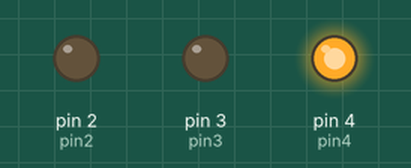
Bench run of a sketch on a simulated Arduino Uno, built with avr-gcc and run on an emulated ATmega328P. Shown: output pins drawn as LEDs (lit = HIGH).

Above: at 0.6 s.
At 1.5 s:
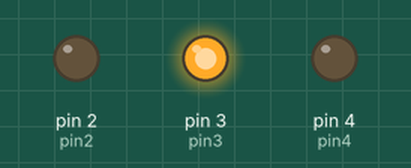
At 2.4 s:
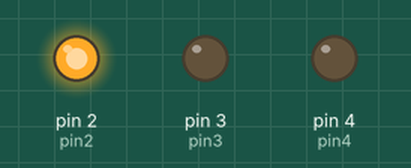
Timing chart, 0 to 3.0 s (numbered marks = the images above):
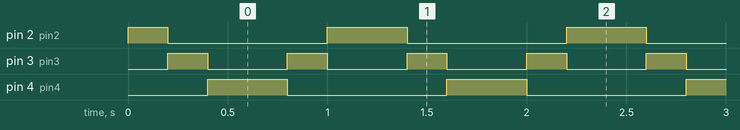

Measured:
- by itself, pin 2 (pin2): repeats every 1.2 s: LOW 0.80 s, HIGH 0.40 s
- by itself, pin 3 (pin3): alternates HIGH for 0.20 s and LOW for 0.40 s
- by itself, pin 4 (pin4): alternates HIGH for 0.40 s and LOW for 0.80 s

The sketch:

3_Led_secuencias.ino
```cpp
// Secuencias de LED

// Programar varios LEDs conectados al Arduino Uno mediante una protoboard para crear una secuencia de luces

// Definición de pines para los LEDs conectados del pin 2 al 4
int pin2 = 2;
int pin3 = 3;
int pin4 = 4;

void setup() {
  // Configurar los pines de los LEDs como salidas
  pinMode(pin2, OUTPUT);
  pinMode(pin3, OUTPUT);
  pinMode(pin4, OUTPUT);
}

void loop() {
  // Encender los LEDs en secuencia

  digitalWrite(pin2, HIGH);
  delay(200);  // Cambiar el valor para ajustar la velocidad
  digitalWrite(pin2, LOW);

  digitalWrite(pin3, HIGH);
  delay(200);
  digitalWrite(pin3, LOW);

  digitalWrite(pin4, HIGH);
  delay(200);
  digitalWrite(pin4, LOW);


  // Apagar los LEDs en secuencia

  digitalWrite(pin4, HIGH);
  delay(200);
  digitalWrite(pin4, LOW);

  digitalWrite(pin3, HIGH);
  delay(200);
  digitalWrite(pin3, LOW);

  digitalWrite(pin2, HIGH);
  delay(200);
  digitalWrite(pin2, LOW);
}
```
